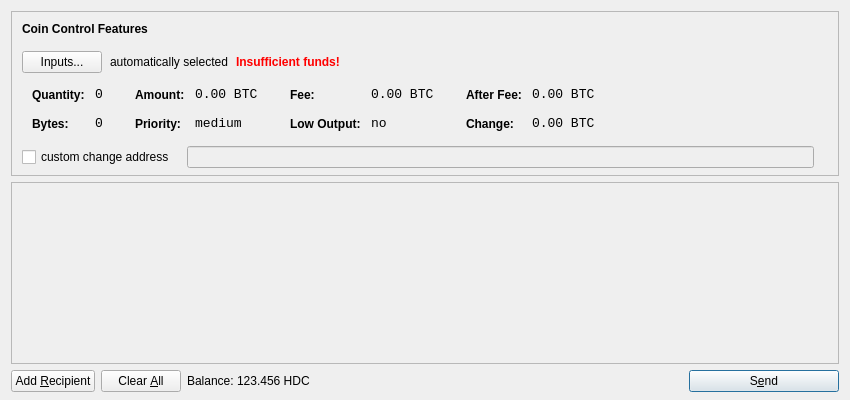
<?xml version="1.0" encoding="UTF-8"?>
<ui version="4.0">
 <class>SendCoinsDialog</class>
 <widget class="QDialog" name="SendCoinsDialog">
  <property name="geometry">
   <rect>
    <x>0</x>
    <y>0</y>
    <width>850</width>
    <height>400</height>
   </rect>
  </property>
  <property name="windowTitle">
   <string>Send Coins</string>
  </property>
  <layout class="QVBoxLayout" name="verticalLayout" stretch="0,1,0">
   <property name="bottomMargin">
    <number>8</number>
   </property>
   <item>
    <widget class="QFrame" name="frameCoinControl">
     <property name="sizePolicy">
      <sizepolicy hsizetype="Expanding" vsizetype="Expanding">
       <horstretch>0</horstretch>
       <verstretch>0</verstretch>
      </sizepolicy>
     </property>
     <property name="maximumSize">
      <size>
       <width>16777215</width>
       <height>16777215</height>
      </size>
     </property>
     <property name="frameShape">
      <enum>QFrame::StyledPanel</enum>
     </property>
     <property name="frameShadow">
      <enum>QFrame::Sunken</enum>
     </property>
     <layout class="QVBoxLayout" name="verticalLayoutCoinControl2">
      <property name="spacing">
       <number>-1</number>
      </property>
      <property name="leftMargin">
       <number>0</number>
      </property>
      <property name="topMargin">
       <number>0</number>
      </property>
      <property name="rightMargin">
       <number>0</number>
      </property>
      <property name="bottomMargin">
       <number>6</number>
      </property>
      <item>
       <layout class="QVBoxLayout" name="verticalLayoutCoinControl" stretch="0,0,0,0,1">
        <property name="spacing">
         <number>0</number>
        </property>
        <property name="leftMargin">
         <number>10</number>
        </property>
        <property name="topMargin">
         <number>10</number>
        </property>
        <item>
         <layout class="QHBoxLayout" name="horizontalLayoutCoinControl1">
          <property name="bottomMargin">
           <number>15</number>
          </property>
          <item>
           <widget class="QLabel" name="labelCoinControlFeatures">
            <property name="sizePolicy">
             <sizepolicy hsizetype="Preferred" vsizetype="Maximum">
              <horstretch>0</horstretch>
              <verstretch>0</verstretch>
             </sizepolicy>
            </property>
            <property name="font">
             <font>
              <weight>75</weight>
              <bold>true</bold>
             </font>
            </property>
            <property name="styleSheet">
             <string notr="true">font-weight:bold;</string>
            </property>
            <property name="text">
             <string>Coin Control Features</string>
            </property>
           </widget>
          </item>
         </layout>
        </item>
        <item>
         <layout class="QHBoxLayout" name="horizontalLayoutCoinControl2" stretch="0,0,0,0">
          <property name="spacing">
           <number>8</number>
          </property>
          <property name="bottomMargin">
           <number>10</number>
          </property>
          <item>
           <widget class="QPushButton" name="pushButtonCoinControl">
            <property name="styleSheet">
             <string notr="true"/>
            </property>
            <property name="text">
             <string>Inputs...</string>
            </property>
           </widget>
          </item>
          <item>
           <widget class="QLabel" name="labelCoinControlAutomaticallySelected">
            <property name="text">
             <string>automatically selected</string>
            </property>
            <property name="margin">
             <number>5</number>
            </property>
           </widget>
          </item>
          <item>
           <widget class="QLabel" name="labelCoinControlInsuffFunds">
            <property name="font">
             <font>
              <weight>75</weight>
              <bold>true</bold>
             </font>
            </property>
            <property name="styleSheet">
             <string notr="true">color:red;font-weight:bold;</string>
            </property>
            <property name="text">
             <string>Insufficient funds!</string>
            </property>
            <property name="margin">
             <number>5</number>
            </property>
           </widget>
          </item>
          <item>
           <spacer name="horizontalSpacerCoinControl">
            <property name="orientation">
             <enum>Qt::Horizontal</enum>
            </property>
            <property name="sizeHint" stdset="0">
             <size>
              <width>40</width>
              <height>1</height>
             </size>
            </property>
           </spacer>
          </item>
         </layout>
        </item>
        <item>
         <widget class="QWidget" name="widgetCoinControl" native="true">
          <property name="sizePolicy">
           <sizepolicy hsizetype="Preferred" vsizetype="Preferred">
            <horstretch>0</horstretch>
            <verstretch>0</verstretch>
           </sizepolicy>
          </property>
          <property name="minimumSize">
           <size>
            <width>0</width>
            <height>0</height>
           </size>
          </property>
          <property name="styleSheet">
           <string notr="true"/>
          </property>
          <layout class="QHBoxLayout" name="horizontalLayoutCoinControl5">
           <property name="margin">
            <number>0</number>
           </property>
           <item>
            <layout class="QHBoxLayout" name="horizontalLayoutCoinControl3" stretch="0,0,0,1">
             <property name="spacing">
              <number>20</number>
             </property>
             <property name="topMargin">
              <number>0</number>
             </property>
             <property name="bottomMargin">
              <number>10</number>
             </property>
             <item>
              <layout class="QFormLayout" name="formLayoutCoinControl1">
               <property name="horizontalSpacing">
                <number>10</number>
               </property>
               <property name="verticalSpacing">
                <number>14</number>
               </property>
               <property name="leftMargin">
                <number>10</number>
               </property>
               <property name="topMargin">
                <number>4</number>
               </property>
               <property name="rightMargin">
                <number>6</number>
               </property>
               <item row="0" column="0">
                <widget class="QLabel" name="labelCoinControlQuantityText">
                 <property name="styleSheet">
                  <string notr="true">font-weight:bold;</string>
                 </property>
                 <property name="text">
                  <string>Quantity:</string>
                 </property>
                 <property name="margin">
                  <number>0</number>
                 </property>
                </widget>
               </item>
               <item row="0" column="1">
                <widget class="QLabel" name="labelCoinControlQuantity">
                 <property name="font">
                  <font>
                   <family>Monospace</family>
                   <pointsize>10</pointsize>
                  </font>
                 </property>
                 <property name="cursor">
                  <cursorShape>IBeamCursor</cursorShape>
                 </property>
                 <property name="contextMenuPolicy">
                  <enum>Qt::ActionsContextMenu</enum>
                 </property>
                 <property name="text">
                  <string notr="true">0</string>
                 </property>
                 <property name="margin">
                  <number>0</number>
                 </property>
                 <property name="textInteractionFlags">
                  <set>Qt::LinksAccessibleByMouse|Qt::TextSelectableByKeyboard|Qt::TextSelectableByMouse</set>
                 </property>
                </widget>
               </item>
               <item row="1" column="0">
                <widget class="QLabel" name="labelCoinControlBytesText">
                 <property name="styleSheet">
                  <string notr="true">font-weight:bold;</string>
                 </property>
                 <property name="text">
                  <string>Bytes:</string>
                 </property>
                </widget>
               </item>
               <item row="1" column="1">
                <widget class="QLabel" name="labelCoinControlBytes">
                 <property name="font">
                  <font>
                   <family>Monospace</family>
                   <pointsize>10</pointsize>
                  </font>
                 </property>
                 <property name="cursor">
                  <cursorShape>IBeamCursor</cursorShape>
                 </property>
                 <property name="contextMenuPolicy">
                  <enum>Qt::ActionsContextMenu</enum>
                 </property>
                 <property name="text">
                  <string notr="true">0</string>
                 </property>
                 <property name="textInteractionFlags">
                  <set>Qt::LinksAccessibleByMouse|Qt::TextSelectableByKeyboard|Qt::TextSelectableByMouse</set>
                 </property>
                </widget>
               </item>
              </layout>
             </item>
             <item>
              <layout class="QFormLayout" name="formLayoutCoinControl2">
               <property name="horizontalSpacing">
                <number>10</number>
               </property>
               <property name="verticalSpacing">
                <number>14</number>
               </property>
               <property name="leftMargin">
                <number>6</number>
               </property>
               <property name="topMargin">
                <number>4</number>
               </property>
               <property name="rightMargin">
                <number>6</number>
               </property>
               <item row="0" column="0">
                <widget class="QLabel" name="labelCoinControlAmountText">
                 <property name="styleSheet">
                  <string notr="true">font-weight:bold;</string>
                 </property>
                 <property name="text">
                  <string>Amount:</string>
                 </property>
                 <property name="margin">
                  <number>0</number>
                 </property>
                </widget>
               </item>
               <item row="0" column="1">
                <widget class="QLabel" name="labelCoinControlAmount">
                 <property name="font">
                  <font>
                   <family>Monospace</family>
                   <pointsize>10</pointsize>
                  </font>
                 </property>
                 <property name="cursor">
                  <cursorShape>IBeamCursor</cursorShape>
                 </property>
                 <property name="contextMenuPolicy">
                  <enum>Qt::ActionsContextMenu</enum>
                 </property>
                 <property name="text">
                  <string notr="true">0.00 BTC</string>
                 </property>
                 <property name="textInteractionFlags">
                  <set>Qt::LinksAccessibleByMouse|Qt::TextSelectableByKeyboard|Qt::TextSelectableByMouse</set>
                 </property>
                </widget>
               </item>
               <item row="1" column="0">
                <widget class="QLabel" name="labelCoinControlPriorityText">
                 <property name="styleSheet">
                  <string notr="true">font-weight:bold;</string>
                 </property>
                 <property name="text">
                  <string>Priority:</string>
                 </property>
                </widget>
               </item>
               <item row="1" column="1">
                <widget class="QLabel" name="labelCoinControlPriority">
                 <property name="font">
                  <font>
                   <family>Monospace</family>
                   <pointsize>10</pointsize>
                  </font>
                 </property>
                 <property name="cursor">
                  <cursorShape>IBeamCursor</cursorShape>
                 </property>
                 <property name="contextMenuPolicy">
                  <enum>Qt::ActionsContextMenu</enum>
                 </property>
                 <property name="text">
                  <string>medium</string>
                 </property>
                 <property name="textInteractionFlags">
                  <set>Qt::LinksAccessibleByMouse|Qt::TextSelectableByKeyboard|Qt::TextSelectableByMouse</set>
                 </property>
                </widget>
               </item>
              </layout>
             </item>
             <item>
              <layout class="QFormLayout" name="formLayoutCoinControl3">
               <property name="horizontalSpacing">
                <number>10</number>
               </property>
               <property name="verticalSpacing">
                <number>14</number>
               </property>
               <property name="leftMargin">
                <number>6</number>
               </property>
               <property name="topMargin">
                <number>4</number>
               </property>
               <property name="rightMargin">
                <number>6</number>
               </property>
               <item row="0" column="0">
                <widget class="QLabel" name="labelCoinControlFeeText">
                 <property name="styleSheet">
                  <string notr="true">font-weight:bold;</string>
                 </property>
                 <property name="text">
                  <string>Fee:</string>
                 </property>
                 <property name="margin">
                  <number>0</number>
                 </property>
                </widget>
               </item>
               <item row="0" column="1">
                <widget class="QLabel" name="labelCoinControlFee">
                 <property name="font">
                  <font>
                   <family>Monospace</family>
                   <pointsize>10</pointsize>
                  </font>
                 </property>
                 <property name="cursor">
                  <cursorShape>IBeamCursor</cursorShape>
                 </property>
                 <property name="contextMenuPolicy">
                  <enum>Qt::ActionsContextMenu</enum>
                 </property>
                 <property name="text">
                  <string notr="true">0.00 BTC</string>
                 </property>
                 <property name="textInteractionFlags">
                  <set>Qt::LinksAccessibleByMouse|Qt::TextSelectableByKeyboard|Qt::TextSelectableByMouse</set>
                 </property>
                </widget>
               </item>
               <item row="1" column="0">
                <widget class="QLabel" name="labelCoinControlLowOutputText">
                 <property name="styleSheet">
                  <string notr="true">font-weight:bold;</string>
                 </property>
                 <property name="text">
                  <string>Low Output:</string>
                 </property>
                </widget>
               </item>
               <item row="1" column="1">
                <widget class="QLabel" name="labelCoinControlLowOutput">
                 <property name="font">
                  <font>
                   <family>Monospace</family>
                   <pointsize>10</pointsize>
                  </font>
                 </property>
                 <property name="cursor">
                  <cursorShape>IBeamCursor</cursorShape>
                 </property>
                 <property name="contextMenuPolicy">
                  <enum>Qt::ActionsContextMenu</enum>
                 </property>
                 <property name="text">
                  <string>no</string>
                 </property>
                 <property name="textInteractionFlags">
                  <set>Qt::LinksAccessibleByMouse|Qt::TextSelectableByKeyboard|Qt::TextSelectableByMouse</set>
                 </property>
                </widget>
               </item>
              </layout>
             </item>
             <item>
              <layout class="QFormLayout" name="formLayoutCoinControl4">
               <property name="horizontalSpacing">
                <number>10</number>
               </property>
               <property name="verticalSpacing">
                <number>14</number>
               </property>
               <property name="leftMargin">
                <number>6</number>
               </property>
               <property name="topMargin">
                <number>4</number>
               </property>
               <property name="rightMargin">
                <number>6</number>
               </property>
               <item row="0" column="0">
                <widget class="QLabel" name="labelCoinControlAfterFeeText">
                 <property name="styleSheet">
                  <string notr="true">font-weight:bold;</string>
                 </property>
                 <property name="text">
                  <string>After Fee:</string>
                 </property>
                 <property name="margin">
                  <number>0</number>
                 </property>
                </widget>
               </item>
               <item row="0" column="1">
                <widget class="QLabel" name="labelCoinControlAfterFee">
                 <property name="font">
                  <font>
                   <family>Monospace</family>
                   <pointsize>10</pointsize>
                  </font>
                 </property>
                 <property name="cursor">
                  <cursorShape>IBeamCursor</cursorShape>
                 </property>
                 <property name="contextMenuPolicy">
                  <enum>Qt::ActionsContextMenu</enum>
                 </property>
                 <property name="text">
                  <string notr="true">0.00 BTC</string>
                 </property>
                 <property name="textInteractionFlags">
                  <set>Qt::LinksAccessibleByMouse|Qt::TextSelectableByKeyboard|Qt::TextSelectableByMouse</set>
                 </property>
                </widget>
               </item>
               <item row="1" column="0">
                <widget class="QLabel" name="labelCoinControlChangeText">
                 <property name="styleSheet">
                  <string notr="true">font-weight:bold;</string>
                 </property>
                 <property name="text">
                  <string>Change:</string>
                 </property>
                </widget>
               </item>
               <item row="1" column="1">
                <widget class="QLabel" name="labelCoinControlChange">
                 <property name="font">
                  <font>
                   <family>Monospace</family>
                   <pointsize>10</pointsize>
                  </font>
                 </property>
                 <property name="cursor">
                  <cursorShape>IBeamCursor</cursorShape>
                 </property>
                 <property name="contextMenuPolicy">
                  <enum>Qt::ActionsContextMenu</enum>
                 </property>
                 <property name="text">
                  <string notr="true">0.00 BTC</string>
                 </property>
                 <property name="textInteractionFlags">
                  <set>Qt::LinksAccessibleByMouse|Qt::TextSelectableByKeyboard|Qt::TextSelectableByMouse</set>
                 </property>
                </widget>
               </item>
              </layout>
             </item>
            </layout>
           </item>
          </layout>
         </widget>
        </item>
        <item>
         <layout class="QHBoxLayout" name="horizontalLayoutCoinControl4" stretch="0,0,0">
          <property name="spacing">
           <number>12</number>
          </property>
          <property name="sizeConstraint">
           <enum>QLayout::SetDefaultConstraint</enum>
          </property>
          <property name="topMargin">
           <number>5</number>
          </property>
          <property name="rightMargin">
           <number>5</number>
          </property>
          <item>
           <widget class="QCheckBox" name="checkBoxCoinControlChange">
            <property name="text">
             <string>custom change address</string>
            </property>
           </widget>
          </item>
          <item>
           <widget class="QLineEdit" name="lineEditCoinControlChange">
            <property name="enabled">
             <bool>false</bool>
            </property>
            <property name="sizePolicy">
             <sizepolicy hsizetype="Expanding" vsizetype="Fixed">
              <horstretch>0</horstretch>
              <verstretch>0</verstretch>
             </sizepolicy>
            </property>
           </widget>
          </item>
          <item>
           <widget class="QLabel" name="labelCoinControlChangeLabel">
            <property name="sizePolicy">
             <sizepolicy hsizetype="Preferred" vsizetype="Expanding">
              <horstretch>0</horstretch>
              <verstretch>0</verstretch>
             </sizepolicy>
            </property>
            <property name="minimumSize">
             <size>
              <width>0</width>
              <height>0</height>
             </size>
            </property>
            <property name="text">
             <string/>
            </property>
            <property name="margin">
             <number>3</number>
            </property>
           </widget>
          </item>
         </layout>
        </item>
        <item>
         <spacer name="verticalSpacerCoinControl">
          <property name="orientation">
           <enum>Qt::Vertical</enum>
          </property>
          <property name="sizeHint" stdset="0">
           <size>
            <width>800</width>
            <height>1</height>
           </size>
          </property>
         </spacer>
        </item>
       </layout>
      </item>
     </layout>
    </widget>
   </item>
   <item>
    <widget class="QScrollArea" name="scrollArea">
     <property name="widgetResizable">
      <bool>true</bool>
     </property>
     <widget class="QWidget" name="scrollAreaWidgetContents">
      <property name="geometry">
       <rect>
        <x>0</x>
        <y>0</y>
        <width>830</width>
        <height>165</height>
       </rect>
      </property>
      <layout class="QVBoxLayout" name="verticalLayout_2">
       <property name="margin">
        <number>0</number>
       </property>
       <item>
        <layout class="QVBoxLayout" name="entries">
         <property name="spacing">
          <number>6</number>
         </property>
        </layout>
       </item>
       <item>
        <spacer name="verticalSpacer">
         <property name="orientation">
          <enum>Qt::Vertical</enum>
         </property>
         <property name="sizeHint" stdset="0">
          <size>
           <width>20</width>
           <height>40</height>
          </size>
         </property>
        </spacer>
       </item>
      </layout>
     </widget>
    </widget>
   </item>
   <item>
    <layout class="QHBoxLayout" name="horizontalLayout">
     <item>
      <widget class="QPushButton" name="addButton">
       <property name="toolTip">
        <string>Send to multiple recipients at once</string>
       </property>
       <property name="text">
        <string>Add &amp;Recipient</string>
       </property>
       <property name="icon">
        <iconset resource="../bitcoin.qrc">
         <normaloff>:/icons/add</normaloff>:/icons/add</iconset>
       </property>
       <property name="autoDefault">
        <bool>false</bool>
       </property>
      </widget>
     </item>
     <item>
      <widget class="QPushButton" name="clearButton">
       <property name="sizePolicy">
        <sizepolicy hsizetype="Minimum" vsizetype="Fixed">
         <horstretch>0</horstretch>
         <verstretch>0</verstretch>
        </sizepolicy>
       </property>
       <property name="toolTip">
        <string>Remove all transaction fields</string>
       </property>
       <property name="text">
        <string>Clear &amp;All</string>
       </property>
       <property name="icon">
        <iconset resource="../bitcoin.qrc">
         <normaloff>:/icons/remove</normaloff>:/icons/remove</iconset>
       </property>
       <property name="autoRepeatDelay">
        <number>300</number>
       </property>
       <property name="autoDefault">
        <bool>false</bool>
       </property>
      </widget>
     </item>
     <item>
      <layout class="QHBoxLayout" name="horizontalLayout_2">
       <property name="spacing">
        <number>3</number>
       </property>
       <item>
        <widget class="QLabel" name="label">
         <property name="text">
          <string>Balance:</string>
         </property>
        </widget>
       </item>
       <item>
        <widget class="QLabel" name="labelBalance">
         <property name="cursor">
          <cursorShape>IBeamCursor</cursorShape>
         </property>
         <property name="text">
          <string>123.456 HDC</string>
         </property>
         <property name="textInteractionFlags">
          <set>Qt::LinksAccessibleByMouse|Qt::TextSelectableByKeyboard|Qt::TextSelectableByMouse</set>
         </property>
        </widget>
       </item>
      </layout>
     </item>
     <item>
      <spacer name="horizontalSpacer">
       <property name="orientation">
        <enum>Qt::Horizontal</enum>
       </property>
       <property name="sizeHint" stdset="0">
        <size>
         <width>40</width>
         <height>20</height>
        </size>
       </property>
      </spacer>
     </item>
     <item>
      <widget class="QPushButton" name="sendButton">
       <property name="minimumSize">
        <size>
         <width>150</width>
         <height>0</height>
        </size>
       </property>
       <property name="toolTip">
        <string>Confirm the send action</string>
       </property>
       <property name="text">
        <string>S&amp;end</string>
       </property>
       <property name="icon">
        <iconset resource="../bitcoin.qrc">
         <normaloff>:/icons/send</normaloff>:/icons/send</iconset>
       </property>
       <property name="default">
        <bool>true</bool>
       </property>
      </widget>
     </item>
    </layout>
   </item>
  </layout>
 </widget>
 <resources>
  <include location="../bitcoin.qrc"/>
 </resources>
 <connections/>
</ui>
